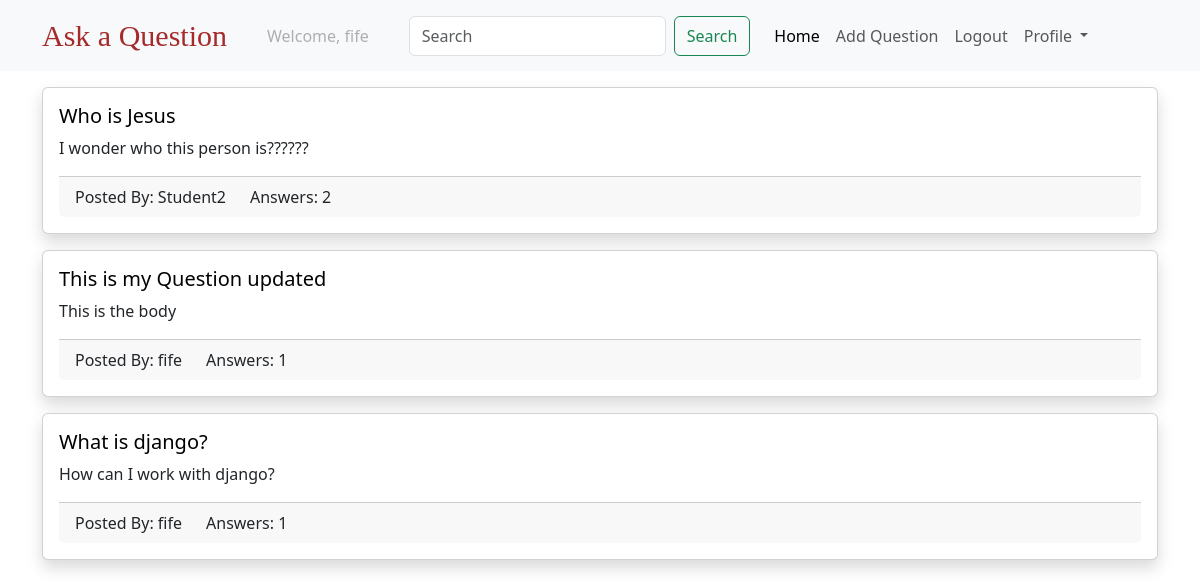
/question/ (signed in), run on the app's committed database.
### users/models.py (models this page shows)
class CustomUser(AbstractUser):
    pass

### questions/models.py (models this page shows, shortened)
class Question(models.Model):
    created_at = models.DateTimeField(auto_now_add=True)
    title = models.CharField(max_length=250)
    body = models.TextField()
    slug = models.SlugField(max_length=250, unique=True)
    author = models.ForeignKey(settings.AUTH_USER_MODEL,
                               on_delete=models.CASCADE, related_name="questions")

### questions/views.py (the view)
# urls.py: path('question/', question_list, name='qlist'),
def question_list(request):
    question_lister = Question.objects.all().order_by('-created_at')
    return render(request, 'QList.html', {"question_lister": question_lister})

### templates/QList.html (shortened to what this page needs)
{% extends 'base.html' %}
{% block body %}
    <div class="container mt-3">
        {% for question in question_lister %}
            <div class="card mt-3 shadow">
                <div class="card-body">
                    <h5 class="card-title"><a class="link-style" href="{% url 'qdetails' question.slug %}">{{question.title}}</a></h5>
                    <p class="card-text">{{ question.body }}</p>
                    <div class="card-footer">
                        <div class="row">
                            <div class="col col-md-auto">
                                Posted By: {{ question.author.username  }}
                            </div>
                            <div class="col col-md-auto">
                                Answers: {{ question.answers.count  }}
                            </div>
                        </div>
                    </div>
                </div>
            </div>
        {% endfor %}
    </div>
{% endblock %}

### templates/navbar.html (shortened to what this page needs)
<nav class="navbar navbar-expand-lg bg-body-tertiary">
    <div class="container">
      <a class="navbar-brand text-style" href="#">Ask a Question</a>
      <div class="collapse navbar-collapse" id="navbarSupportedContent">
        <ul class="navbar-nav me-auto mb-2 mb-lg-0">
            {% if request.user.is_authenticated %}
            <li class="nav-item mx-3">
                <a class="nav-link disabled">Welcome, {{request.user.username}}</a>
            </li>
            <form class="d-flex mx-3" role="search">
              <input class="form-control me-2" type="search" placeholder="Search" aria-label="Search">
              <button class="btn btn-outline-success" type="submit">Search</button>
            </form>
          <li class="nav-item">
            <a class="nav-link active" aria-current="page" href="{% url 'qlist' %}">Home</a>
          </li>
          <li class="nav-item">
            <a class="nav-link" href="{% url 'create_question' %}">Add Question </a>
          </li>
          <li class="nav-item">
            <a class="nav-link" href="{% url 'logout' %}">Logout </a>
          </li>
          <li class="nav-item dropdown">
            <a class="nav-link dropdown-toggle" href="#" role="button" data-bs-toggle="dropdown" aria-expanded="false">
              Profile
            </a>
          </li>
        </ul>
      </div>
    </div>
  </nav>

### templates/navbar.html (style rules this page uses)
.text-style { font-size: 30px !important; font-family: fantasy !important; color: brown !important; }

### templates/QList.html (style rules this page uses)
.link-style { text-decoration: none; color: black; }

### data on the page
CustomUser: user.username "fife"
Question: title "Who is Jesus", body "I wonder who this person is??????", author.username "Student2", answers.count "2"
Question: title "This is my Question updated", body "This is the body", author.username "fife", answers.count "1"
Question: title "What is django?", body "How can I work with django?", author.username "fife", answers.count "1"
